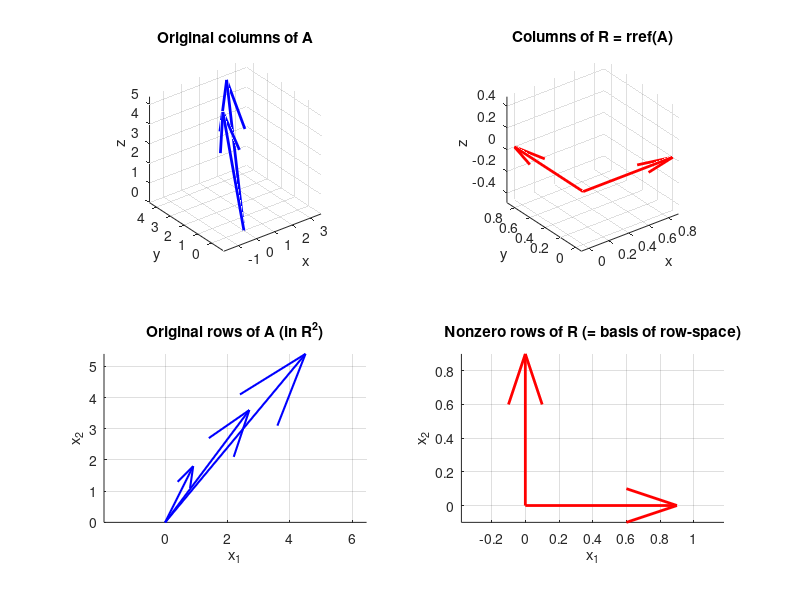

This chart was generated by the following MATLAB code: (Note: this script raises an error after producing the figure.)
% demo_row_col_space.m
% Illustrate that row-ops preserve row-space but change column-space

clear; close all; clc

% 1) Define a simple tall matrix A (3×2, rank 2)
A = [1 2;
     3 4;
     5 6];

% 2) Row-reduce to RREF and get pivot-column indices
[R, pivCols] = rref(A);

% 3) Basis for Col(A): the pivot columns of the *original* A
Corig = A(:, pivCols);

%    Basis for Col(R): the pivot columns of R (shows how Col(A) is moved)
Cnew  = R(:, pivCols);

% 4) Basis for Row(A): the nonzero rows of R (since row-ops preserve row-space)
rowMask   = any(abs(R) > 1e-10, 2);  % which rows of R are nonzero
RowBasis  = R(rowMask, :);

%% 5) PLOTS

figure('Position',[100 100 900 600])

% 5a) Original columns of A in R^3
subplot(2,2,1)
quiver3(0,0,0, A(1,1),A(2,1),A(3,1), 'b','LineWidth',2); hold on
quiver3(0,0,0, A(1,2),A(2,2),A(3,2), 'b','LineWidth',2)
title('Original columns of A')
xlabel('x'); ylabel('y'); zlabel('z')
axis equal; grid on

% 5b) Columns of R = rref(A) in R^3
subplot(2,2,2)
quiver3(0,0,0, R(1,1),R(2,1),R(3,1), 'r','LineWidth',2); hold on
quiver3(0,0,0, R(1,2),R(2,2),R(3,2), 'r','LineWidth',2)
title('Columns of R = rref(A)')
xlabel('x'); ylabel('y'); zlabel('z')
axis equal; grid on

% 5c) Original rows of A in R^2
subplot(2,2,3)
hold on
for i=1:size(A,1)
    quiver(0,0, A(i,1),A(i,2), 'b','LineWidth',1.5)
end
title('Original rows of A (in R^2)')
xlabel('x_1'); ylabel('x_2')
axis equal; grid on

% 5d) Nonzero rows of R (basis of row-space)
subplot(2,2,4)
hold on
for i=1:size(RowBasis,1)
    quiver(0,0, RowBasis(i,1),RowBasis(i,2), 'r','LineWidth',2)
end
title('Nonzero rows of R (= basis of row-space)')
xlabel('x_1'); ylabel('x_2')
axis equal; grid on

%% 6) Display the chosen bases
disp('Pivot columns of A (basis for Col(A)):') 
disp(Corig)

disp('Nonzero rows of R (basis for Row(A)):')
disp(RowBasis)

%%
disp("Note that the columns of R do not span the same space as the columns of A, " + ...
     "so they cannot serve as a basis for Col(A).  Row reduction preserves only " + ...
     "the *indices* of the pivot columns, not the actual column subspace.")

disp("In contrast, row operations preserve the entire row‐space.  The nonzero rows " + ...
     "of RREF(A) form a convenient basis for Row(A), which is why we read the row-space " + ...
     "basis directly off the reduced matrix.")
